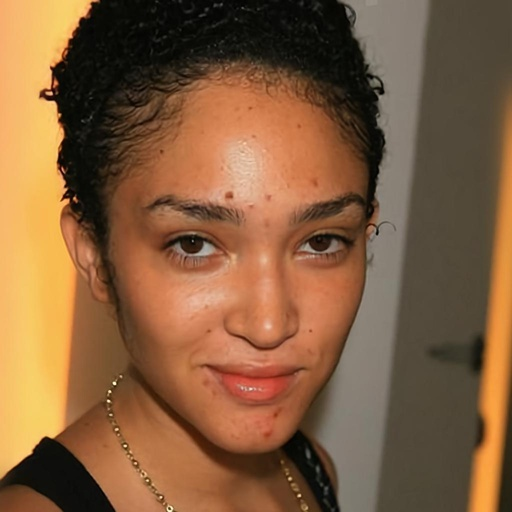
#> input picture testSet/14.png, 512 x 512 px; its folder holds 4 pictures in this run
$ python run_preprocess.py
#> lines starting #> are read from the running program, lines starting #| are printed output that depends on the picture
### Preprocess/PrepareImages.py
import cv2
import os
import numpy as np
from tqdm import tqdm
from PIL import Image

# [14 lines left out: function load_images_from_folder, not called in this run]

def load_images_from_folder(folder, colored, filter_filenames=None):
    images = []
    images_index_dict = {}

    for filename in tqdm(os.listdir(folder)):
        # Skip files not in filter list (if filter is active)
        if filter_filenames and filename not in filter_filenames:
            continue

        img_path = os.path.join(folder, filename)
        img = cv2.imread(img_path)

        if img is None:
            continue  # Skip unreadable image

        # Convert to RGB or Grayscale
        img = cv2.cvtColor(img, cv2.COLOR_BGR2RGB)
        if not colored:
            img = cv2.cvtColor(img, cv2.COLOR_RGB2GRAY)

        images.append(img)
        images_index_dict[filename.split(".")[0]] = len(images) - 1

    return images, images_index_dict

def resize_and_save_images(input_folder, output_folder, batch_size=100, target_size=(512, 512)):
    # Ensure the output folder exists
#> called with input_folder = './testSet', output_folder = './temp/datasetResized', batch_size = 100, target_size = (512, 512)
    os.makedirs(output_folder, exist_ok=True)

    # Get the list of image filenames in the input folder
    image_filenames = [f for f in os.listdir(input_folder) if f.lower().endswith(('.png', '.jpg', '.jpeg'))]

    # Process images in batches
    for i in tqdm(range(0, len(image_filenames), batch_size), desc="Resizing images", unit="batch"):
        batch_filenames = image_filenames[i:i + batch_size]
        batch_images = []

        # Load and resize each image in the batch
        for filename in batch_filenames:
            img = cv2.imread(os.path.join(input_folder, filename))
#> img is the input picture: shape (512, 512, 3); mean B, G, R 62.5, 94.6, 132
            if img is not None:
                img_rgb = cv2.cvtColor(img, cv2.COLOR_BGR2RGB)

                resized_img = np.array(Image.fromarray(img_rgb).resize(target_size, Image.BICUBIC))

                batch_images.append(resized_img)

        # Save the resized images to the output folder
        for resized_img, filename in zip(batch_images, batch_filenames):
            # Ensure filename has .png extension
            base, ext = os.path.splitext(filename)
            if ext.lower() != ".png":
                filename = base + ".png"

            output_path = os.path.join(output_folder, filename)

            cv2.imwrite(output_path, cv2.cvtColor(resized_img, cv2.COLOR_RGB2BGR))
#> this loop made 4 passes
#> pass 2, in resize_and_save_images, `cv2.imwrite(output_path, cv2.cvtColor(resized_img, cv2.COLOR_RGB2BGR))`:
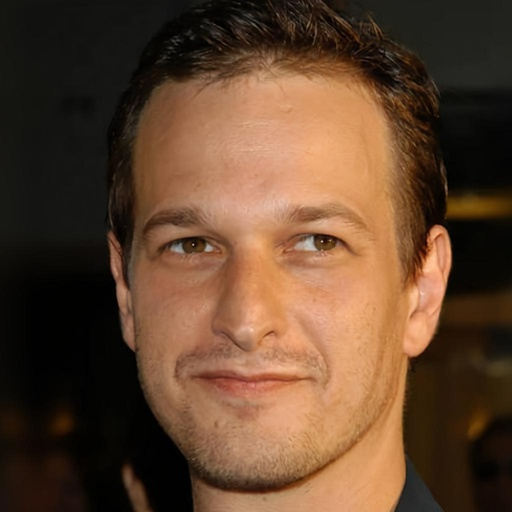
#> saved as 16.png: shape (512, 512, 3); mean B, G, R 46.4, 67.9, 96.9

### Preprocess/generateCuts.py
import os
from PIL import Image
from tqdm import tqdm

def generateCuts(input_folder, scale, crop_box):
#> called with input_folder = './temp/datasetResized', scale = 1
    output_folder = r'./temp/cuts'  # Path to the folder where cropped images will be saved

    # Make sure output folder exists
    os.makedirs(output_folder, exist_ok=True)

    # Define the crop coordinates: [100:470, 140:384]
    if crop_box == [-1,-1,-1,-1]:
        crop_box = (35*4, 25*4, 96*4, 118*4)  # (left, upper, right, lower) (140, 100, 384, 472)
        crop_box = tuple(int(v * scale) for v in crop_box)
    else:
        crop_box = list(crop_box)
    for filename in tqdm(os.listdir(input_folder), desc= " Generating Cuts"):
        if filename.endswith(('.png', '.jpg', '.jpeg')):  # Only process image files
            img_path = os.path.join(input_folder, filename)
            # Create the new filename with .png extension
            output_img_path = os.path.join(output_folder, os.path.splitext(filename)[0] + '.png')

            # Open the image
            with Image.open(img_path) as img:
                # Crop the image
                cropped_img = img.crop(crop_box)
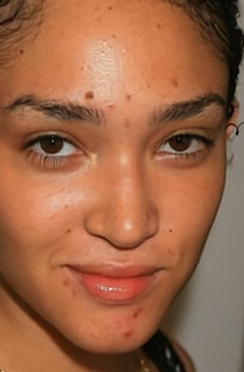
#> cropped_img: PIL image 244x372 RGB; mean R, G, B 157.4, 102.1, 71.5

                # Save the cropped image as PNG
                cropped_img.save(output_img_path, format='PNG')
    print("Image cropping process completed!")

### Preprocess/generateDepth.py
from transformers import pipeline
from PIL import Image
import os
import glob
from tqdm import tqdm

def generateDepth(input_folder):
    # Load pipeline
    pipe = pipeline(task="depth-estimation", model="depth-anything/Depth-Anything-V2-Large-hf")
    print("Pipeline loaded :)")

    # Initialize image lists and paths
    image_list = []
    image_names_list = []

    result_folder_depth = os.path.join("./temp/", "depth")
    os.makedirs(result_folder_depth, exist_ok=True)

    batch_size = 1000  # Set batch size to 1000
    counter = 0
    ccounter = 0
    print("Starting to read images")

    # Loop through images in the specified directory
    for file_path in tqdm(glob.glob(input_folder+"/*"), desc="Generating depth images"):
        im = Image.open(file_path)

        # Get file name
        file_name = os.path.basename(file_path).split(".")[0]
        image_list.append(im)

        save_path_depth = os.path.join(result_folder_depth, file_name + ".png")
        image_names_list.append(save_path_depth)

        # If batch size is reached, process and save the images
        if counter >= batch_size:
            depth_list = pipe(image_list)  # Run depth estimation on batch
            for index, item in enumerate(depth_list):
                depth = item["depth"]
                depth.save(image_names_list[index])  # Save depth map
            print(f"Saved batch {ccounter}")

            # Reset for next batch
            image_list = []
            image_names_list = []
            counter = 0
            ccounter += 1
            continue

        counter += 1


    # Final batch processing if not processed in the loop (even if it's smaller than 1000)
    if image_list:
        depth_list = pipe(image_list)
        for index, item in enumerate(depth_list):
            depth = item["depth"]
            depth.save(image_names_list[index])
        print("Saved final batch")

### Preprocess/find_clusters.py
from tqdm import tqdm
import json
from . import PrepareImages
from . import CustomClustering

def findClusters(input_folder, json_path, min_cluster_size, max_cluster_size):
    imagesCut, imagesCut_index_dict = PrepareImages.load_images_from_folder(input_folder,True)

    clusters = CustomClustering.custom_clustering_perpixel2(imagesCut,imagesCut_index_dict, min_cluster_size, max_cluster_size)
    clusters_dict = {key: [point.to_dict() for point in value] for key, value in tqdm(clusters.items(),desc = "converting to dict for json")}

    with open(json_path, 'w') as f:
        json.dump(clusters_dict, f)

### Preprocess/replaceWithCuts2.py
import os
import json
from PIL import Image
from tqdm import tqdm
from . import PrepareImages
from .k_anonymity_depth import recalculate_depth
from .CustomClustering import Point

def replaceWithCuts2(json_path, scale, crop_box):
    image1_path = "./temp/datasetResized"
    facecut_path = "./temp/cuts"
    destination = "./temp/k-anonymity/"
    os.makedirs(destination, exist_ok=True)

# Load cluster definitions from JSON
    print("Loading cluster JSON...")
    with open(json_path, 'r') as f:
        loaded_clusters_dict = json.load(f)
    print("JSON loaded.")

    clusters = {
        int(key): [Point.from_dict(point_data) for point_data in points]
        for key, points in loaded_clusters_dict.items()
    }
    print("Clusters reconstructed.")
    # crop_coords = (100, 140, 472, 384)  # (y1, x1, y2, x2)
    if crop_box == [-1,-1,-1,-1]:
        crop_box = (35*4, 25*4, 96*4, 118*4)  # (left, upper, right, lower) (140, 100, 384, 472)
        crop_box = tuple(int(v * scale) for v in crop_box)
    else:
        crop_box = list(crop_box)

    # Process clusters one by one
    for cluster_id, cluster in tqdm(clusters.items(), desc="Processing clusters"):
        image_names = [point.img_num for point in cluster]  # <-- FIXED HERE
        filtered_filenames = [name + ".png" for name in image_names]  # Only PNGs

        # Load selected images from both folders
        imagesCut, imagesCut_index_dict = PrepareImages.load_images_from_folder(
            facecut_path, colored=True, filter_filenames=filtered_filenames
        )
        images1, images1_index_dict = PrepareImages.load_images_from_folder(
            image1_path, colored=True, filter_filenames=filtered_filenames
        )

        # Recalculate depth for this cluster
        recalculate_depth(imagesCut, imagesCut_index_dict, {cluster_id: cluster})

        # Replace cropped region and save
        for name in image_names:
            if name not in imagesCut_index_dict or name not in images1_index_dict:
                continue

            orig_img = images1[images1_index_dict[name]]
            facecut_img = imagesCut[imagesCut_index_dict[name]]

            orig_img[crop_box[1]:crop_box[3], crop_box[0]:crop_box[2]] = facecut_img

            save_path = os.path.join(destination, name + ".png")
            Image.fromarray(orig_img).save(save_path)


### run_preprocess.py
import argparse
import os
from Preprocess.PrepareImages import resize_and_save_images
from Preprocess.generateCuts import generateCuts
from Preprocess.generateDepth import generateDepth
from Preprocess.find_clusters import findClusters
from Preprocess.replaceWithCuts2 import replaceWithCuts2

# ADD FACE BOX RESHAPE

def main():
    parser = argparse.ArgumentParser(description="Preprocess image dataset.")
    parser.add_argument('--input', type=str, default="./testSet", help='Path to input image folder')
    parser.add_argument('--genRes', type=int, default= 512, help='Resolution for generated images')
    parser.add_argument('--clustRes', type=int, default= 512, help='Image resolution used in clustering')
    parser.add_argument('--minClustSize', type=int, default= 3, help='Minimum cluster size')
    parser.add_argument('--maxClustSize', type=int, default= 4, help='Maximum cluster size')
    parser.add_argument('--faceBox', type=int, default= 4, help='Face box coordinates ')
    parser.add_argument('--crop_box', type=int, default = [-1, -1, -1, -1], nargs=4, metavar=('x1', 'y1', 'x2', 'y2'), help='Crop box in format: x1 y1 x2 y2')

    args = parser.parse_args()

    input_folder = args.input
    output_folder = r"./temp/datasetResized"
    json_path = './temp/testJson.json'

    crop_box = args.crop_box
    scale = args.genRes / 512

    # Ensure output directory exists
    os.makedirs(output_folder, exist_ok=True)

    resize_and_save_images(input_folder, output_folder, batch_size=100, target_size=(args.genRes, args.genRes))
    if args.genRes != args.clustRes:
        output_folder_clust = r"./temp/datasetResizedClust/"
        os.makedirs(output_folder_clust, exist_ok=True)
        resize_and_save_images(input_folder, output_folder_clust, batch_size=100, target_size=(args.clustRes, args.clustRes))
    else:
        output_folder_clust = output_folder

    generateCuts(output_folder, scale, crop_box)

    generateDepth(output_folder)
#> (the call stopped at in generateDepth, `pipe = pipeline(task="depth-estimation", model="depth-anything/Depth-A..`: transformers is not available in this run)

    print(f"Finding clusters and saving to {json_path}")
    findClusters(output_folder_clust, json_path, args.minClustSize, args.maxClustSize)
#> (the call stopped at in findClusters, `clusters = CustomClustering.custom_clustering_perpixel2(imagesCut,imag..`: Preprocess is not available in this run)

    replaceWithCuts2(json_path, scale, crop_box)

    print(f"✅ Preprocessing complete. Results saved to ./temp/k-anonymity and {json_path}")

if __name__ == "__main__":
#> (the run stopped early here; a loop or call above may not have finished)
